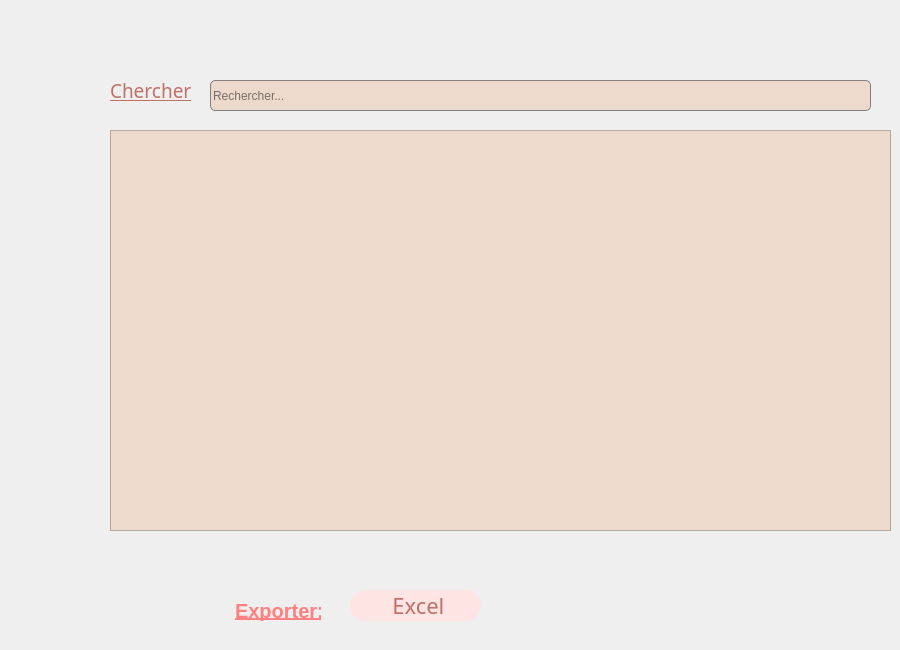
    <widget class="QWidget" name="tab_7">
     <attribute name="title">
      <string>EXCEL</string>
     </attribute>
     <widget class="QTableView" name="table">
      <property name="geometry">
       <rect>
        <x>110</x>
        <y>130</y>
        <width>781</width>
        <height>401</height>
       </rect>
      </property>
      <property name="styleSheet">
       <string notr="true">background-color: rgb(237, 218, 204);</string>
      </property>
     </widget>
     <widget class="QLineEdit" name="excelll_2">
      <property name="geometry">
       <rect>
        <x>210</x>
        <y>80</y>
        <width>661</width>
        <height>31</height>
       </rect>
      </property>
      <property name="styleSheet">
       <string notr="true">
QLineEdit {  
border: 0.5px solid grey;
border-radius: 5px;
background-color:rgb(237, 218, 204);
}</string>
      </property>
      <property name="placeholderText">
       <string>Rechercher...</string>
      </property>
     </widget>
     <widget class="QPushButton" name="excelll">
      <property name="geometry">
       <rect>
        <x>350</x>
        <y>590</y>
        <width>131</width>
        <height>31</height>
       </rect>
      </property>
      <property name="styleSheet">
       <string notr="true">QPushButton{
font-size:22px;
font-family:century gothic;
background:rgb(255, 228, 228);
border-radius:60px;
color:#BF7069;
border-radius:15px;
/*border:1px solid #BF7069;*/
}
QPushButton:hover{
color:#931A43;
/*background:#801414;*/
background:rgb(255, 228, 228);
border-radius:15px;
}</string>
      </property>
      <property name="text">
       <string> Excel</string>
      </property>
     </widget>
     <widget class="QLabel" name="label_28">
      <property name="geometry">
       <rect>
        <x>210</x>
        <y>580</y>
        <width>131</width>
        <height>61</height>
       </rect>
      </property>
      <property name="font">
       <font>
        <family>Arial</family>
        <pointsize>-1</pointsize>
        <weight>75</weight>
        <bold>true</bold>
        <underline>true</underline>
       </font>
      </property>
      <property name="styleSheet">
       <string notr="true">QLabel {
  width: 100%;
  padding: 12px 20px;
  margin: 8px 0;
  display: inline-block;
 
	color:rgb(255, 128, 128);
  font-size: 20px;
font-family:Arial, Helvetica, sans-serif;
}</string>
      </property>
      <property name="text">
       <string>Exporter:</string>
      </property>
     </widget>
     <widget class="QLabel" name="label_65">
      <property name="geometry">
       <rect>
        <x>110</x>
        <y>70</y>
        <width>91</width>
        <height>41</height>
       </rect>
      </property>
      <property name="styleSheet">
       <string notr="true">color:rgb(255, 128, 128);

border-radius:60px;
color:#BF7069;
border-radius:15px;
font-family:century gothic;</string>
      </property>
      <property name="text">
       <string>&lt;html&gt;&lt;head/&gt;&lt;body&gt;&lt;p&gt;&lt;span style=&quot; font-size:14pt; text-decoration: underline;&quot;&gt;Chercher&lt;/span&gt;&lt;/p&gt;&lt;/body&gt;&lt;/html&gt;</string>
      </property>
     </widget>
    </widget>
